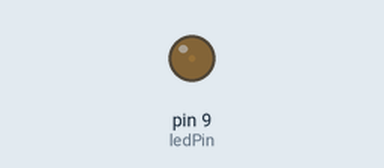
A sketch run on a simulated Arduino Uno, built with avr-gcc and run on an emulated ATmega328P. Shown: output pins drawn as LEDs (lit = HIGH).

Above: at 0.05 s.
At 0.7 s:
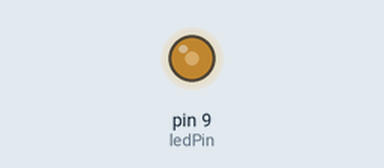
At 1.4 s:
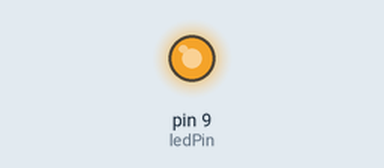
At 2.75 s:
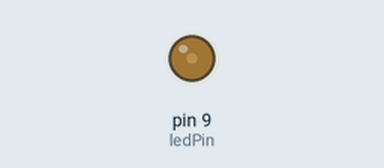
Timing chart, 0 to 7.0 s (numbered marks = the images above):
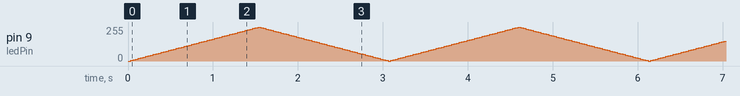

The sketch:

led_fade_fixed.ino
```cpp
// finally works! used pin 9 instead of 13
// learned that analogWrite only works on PWM pins

int ledPin = 9; // led on pin 9 (PWM pin)
int brightness = 0;

void setup() {
  pinMode(ledPin, OUTPUT);
}

void loop() {
  for (brightness = 0; brightness < 255; brightness += 5) {
    analogWrite(ledPin, brightness); // now it fades!
    delay(30);
  }
  for (brightness = 255; brightness > 0; brightness -= 5) {
    analogWrite(ledPin, brightness);
    delay(30);
  }
} 
```
